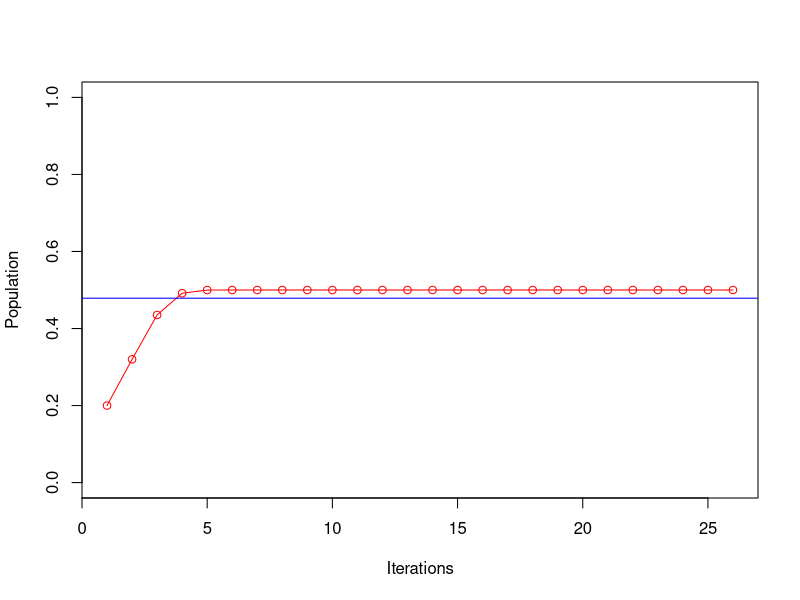
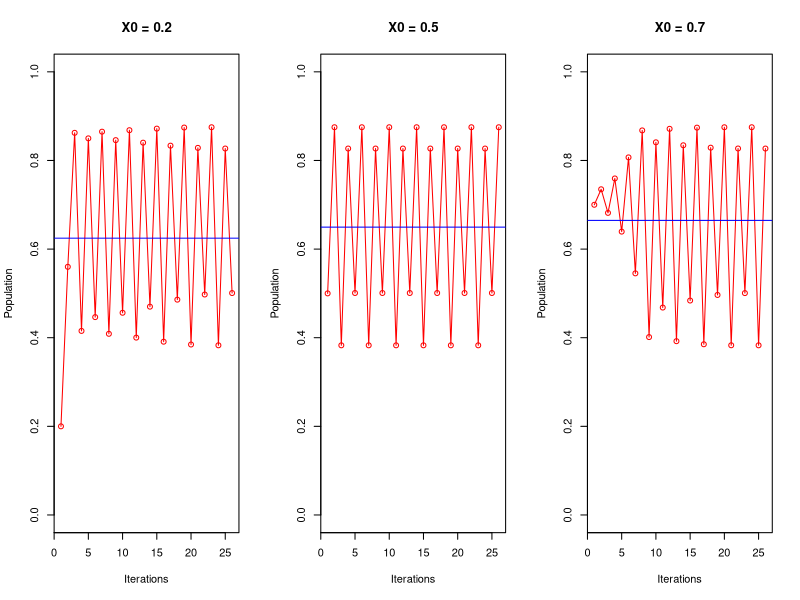
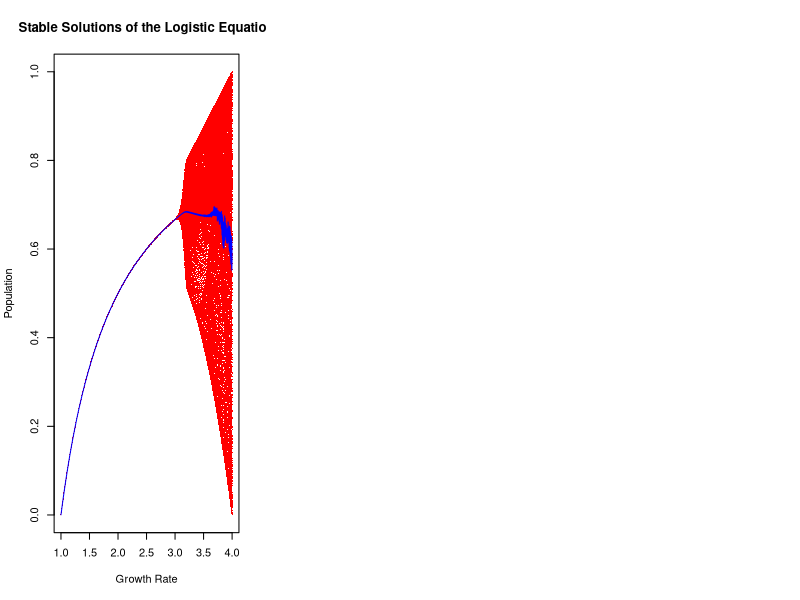

These charts were generated, in order, by the following R code:
## ---- chunk 1

library(dplyr)
## Helper Functions

# LogisticEquation
LogisticEquation <- function(Xn, r){
  
  # Xn, the first position, proportional to
  # the current population 0 < Xn < 1
  
  # r, the growth rate
  
  Xn_1 <- Xn
  Xn_1 <- r * Xn * (1 - Xn)
  Xn_1
}

# Repeated LogisticEquation to return a vector
LogisticLoop <- function(Xi, r, iter = 100){
  
  # Xi, the first position, proportional to
  # the current population 0 < Xi < 1
  
  # r, the growth rate
  
  # iter, number of iterations

  X_vector <- c(Xi)
  Xii <- NULL
  for (index in 1:iter){
    Xii <- LogisticEquation(Xi, r)
    X_vector <- c(X_vector, Xii)
    Xi <- Xii
  }
  X_vector
}

# Calculates Stable solutions for growth rates
StableSolutions <- function(n = 5, iter = 2000, tol = 1e-3){
  # n, power of 2 for bifurcations
  # iter, number of test solution pairs squared
  # tol, tolerance
  
  x <- seq(from = 0, to = 1, length.out = iter)
  
  r1 <- seq(from = 0, to = 3, length.out = iter*0.2)
  r2 <- seq(from = 3, to = 4, length.out = iter*0.8)
  
  r <- c(r1, r2)
  
  solutions <- data.frame(R = c(), X = c())
  
  for (ri in r){
    
    stable <- (ri - 1)/(ri + 1e-16)    # avoid /0
    
    for (xi in x){

      if (abs(xi - stable) <= tol){
        
        stable_pairs <- data.frame(R = c(ri), X = c(xi))
        
        sols <- c(xi)
        sol1_x <- xi
        
        for (index in 1:2^n){
          
          sol2_x <- LogisticEquation(sol1_x, ri)
          
          if ((abs(sol1_x - sol2_x) > tol) & !(sol2_x %in% sols)){
            
            sols <- c(sols, sol2_x)
            stable_pairs <- rbind(stable_pairs, c(ri, sol2_x))
            sol1_x <- sol2_x
            
          } else { 
            
            break
          }
        }
        
        solutions <- rbind(solutions, stable_pairs)
      }
    }
  }
  names(solutions) <- c("R", "X")
  solutions
}

## ---- chunk 2
LogisticEquation <- function(Xn, r){
  
  # Xn, the first position, proportional to
  # the current population 0 < Xn < 1
  
  # r, the growth rate
  
  Xn_1 <- Xn
  Xn_1 <- r * Xn * (1 - Xn)
  Xn_1
}
## ---- chunk 3
xVector <- LogisticLoop(0.2, 2, iter = 25)
xMean <- mean(xVector)

plot(xVector, xlab = "Iterations",ylab = "Population",
     col = "red",  ylim = c(0,1))
lines(xVector, col = "red", lwd = 1)
abline(h = xMean, col = "blue")
## ---- chunk 4
xVector1 <- LogisticLoop(0.2, 3.5, iter = 25)
xMean1 <- mean(xVector1)
xVector2 <- LogisticLoop(0.5, 3.5, iter = 25)
xMean2 <- mean(xVector2)
xVector3 <- LogisticLoop(0.7, 3.5, iter = 25)
xMean3 <- mean(xVector3)

par(mfrow = c(1,3))
plot(xVector1, xlab = "Iterations",ylab = "Population", col = "red", ylim = c(0,1), main="X0 = 0.2")
lines(xVector1, col = "red", lwd = 1)
abline(h = xMean1, col = "blue")

plot(xVector2, xlab = "Iterations",ylab = "Population", col = "red", ylim = c(0,1), main="X0 = 0.5")
lines(xVector2, col = "red", lwd = 1)
abline(h = xMean2, col = "blue")

plot(xVector3, xlab = "Iterations",ylab = "Population", col = "red", ylim = c(0,1), main="X0 = 0.7")
lines(xVector3, col = "red", lwd = 1)
abline(h = xMean3, col = "blue")
## ---- chunk 5
solutions <- StableSolutions()

stableMeans <- solutions %>% group_by(R) %>% summarise(mean(X))
        
plot(solutions, xlab = "Growth Rate",
    ylab = "Population", col = "red",
    pch = ".",
    main = "Stable Solutions of the Logistic Equation")
lines(stableMeans, col = "blue")
